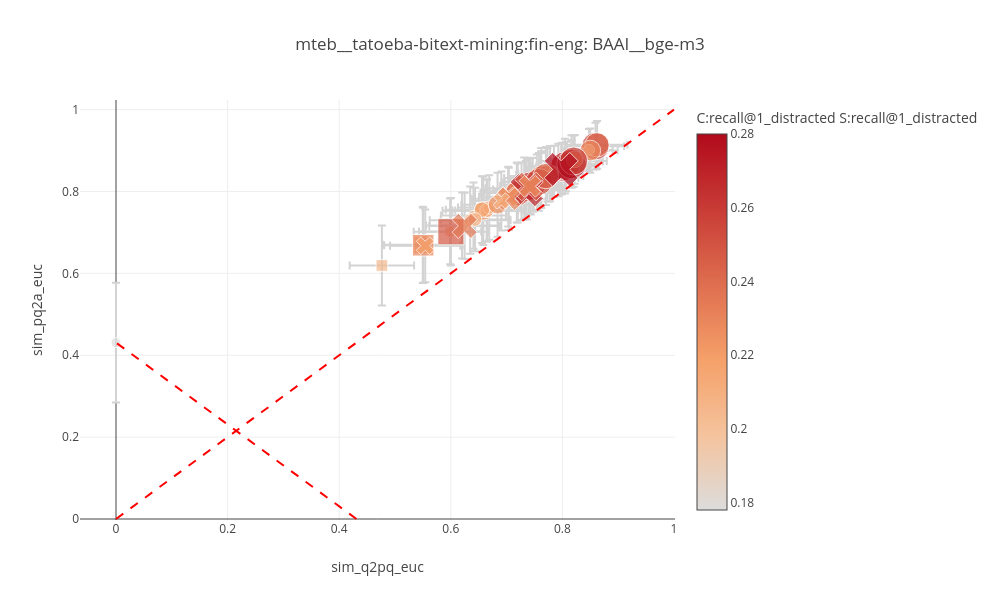
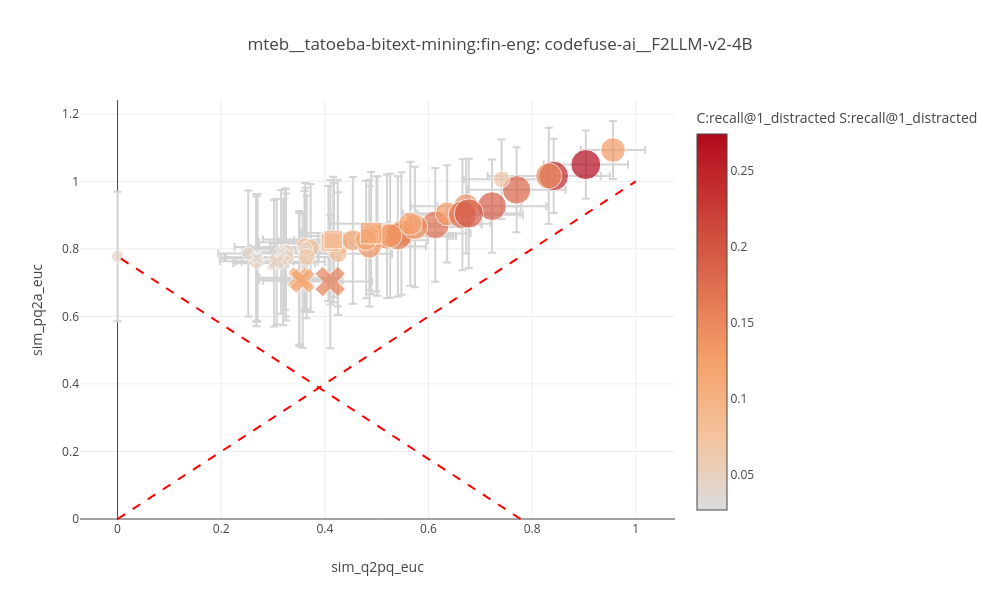
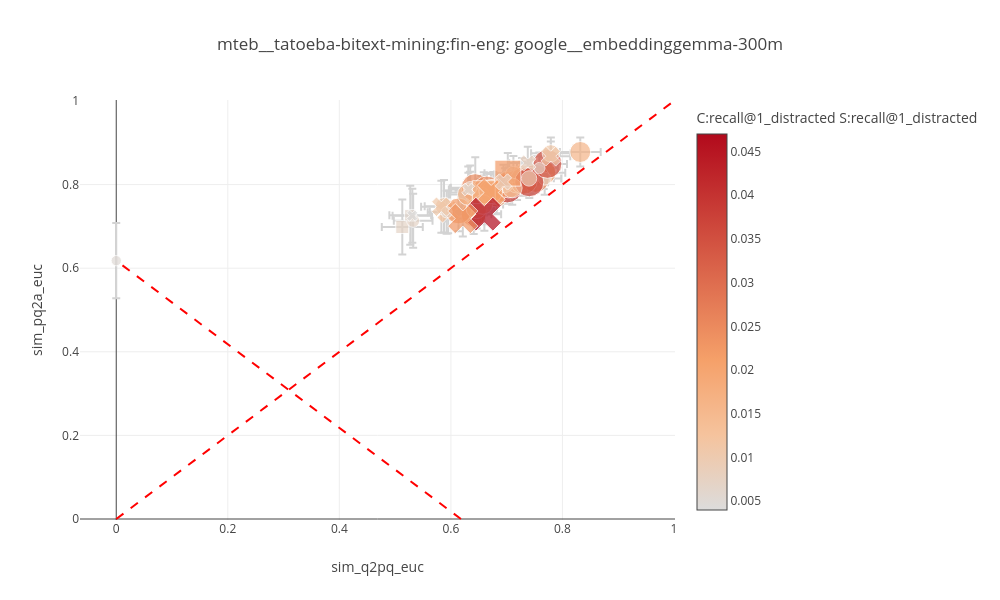
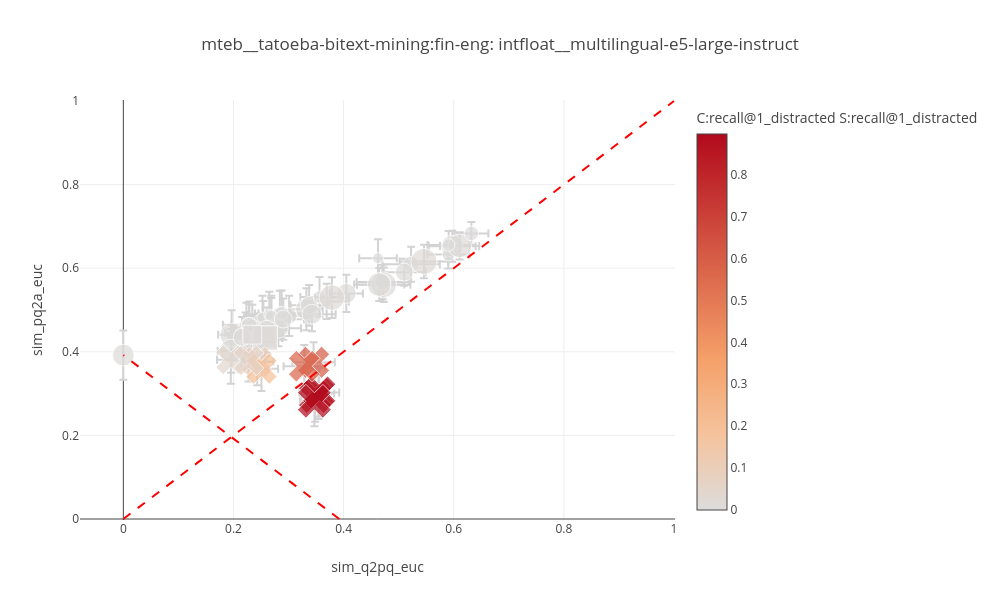

Notebook source saved alongside these figures, in order:
### Code cell
for m in dfs.keys():
    df = dfs[m]
    #print(df.columns)
    sim_QA = df["sim_q2a_euc"][0]["mean"]  # this is the max value we can have
    x = "sim_q2pq_euc"#"hard_neg_sim_change_mean"
    y = "sim_pq2a_euc"#"paraphrase_neg_sim_change_mean" 
    sizes=f"recall@1_distracted"
    colors = f"recall@1_distracted"
    x_min=None
    x_max = None
    y_min=None
    y_max = None
    plot(df, x=x, y=y, sizes=sizes, colors=colors, title=f"{dataset}: {m}", x_min=x_min, x_max = x_max, y_min= y_min, y_max = y_max, add_line=[((0,0), (1,1)), ((sim_QA, 0), (0, sim_QA))])

### Figure 1 — Plotly figure (JSON) as saved in the notebook; plotly's stock layout.template omitted (floating-point values rounded to 4 significant figures)
{"data": [{"error_x": {"array": [0.0, 0.05774, 0.05161, 0.0586, 0.05484, 0.05329, 0.05696, 0.05645, 0.05145, 0.0731, 0.05131, 0.05442, 0.06276, 0.06445, 0.06964, 0.06023, 0.05829, 0.05623, 0.07247, 0.0665, 0.05374, 0.04261, 0.0569, 0.0563, 0.0544, 0.05567, 0.06207, 0.05609, 0.05491, 0.065, 0.06039, 0.05231, 0.04709, 0.06496, 0.04906, 0.06475, 0.0613, 0.06147, 0.05084, 0.07154, 0.06989, 0.06659, 0.06707, 0.05921, 0.06037, 0.04937, 0.04795, 0.06331, 0.05232, 0.06667, 0.05211, 0.05331, 0.06299], "color": "lightgray", "type": "data", "visible": true}, "error_y": {"array": [0.1462, 0.09762, 0.06244, 0.06951, 0.06398, 0.06542, 0.07024, 0.06326, 0.06586, 0.08379, 0.05706, 0.05822, 0.06744, 0.08058, 0.07563, 0.07223, 0.08111, 0.07533, 0.08232, 0.07338, 0.0606, 0.05133, 0.06788, 0.06516, 0.06934, 0.08038, 0.0765, 0.07871, 0.06792, 0.07329, 0.06686, 0.06248, 0.05778, 0.08159, 0.05421, 0.0782, 0.07062, 0.07748, 0.05945, 0.0931, 0.09186, 0.0824, 0.07073, 0.06247, 0.07122, 0.06748, 0.06127, 0.08072, 0.07317, 0.07616, 0.07219, 0.06679, 0.08885], "color": "lightgray", "type": "data", "visible": true}, "hovertemplate": "<b>Prompt:</b> %{text}<br><b>X (distance):</b> %{x:.4f}<br><b>Y (score):</b> %{y:.4f}<br>", "marker": {"color": [0.178, 0.204, 0.253, 0.235, 0.228, 0.218, 0.218, 0.237, 0.218, 0.224, 0.258, 0.242, 0.241, 0.206, 0.258, 0.245, 0.201, 0.212, 0.207, 0.244, 0.234, 0.202, 0.214, 0.227, 0.261, 0.204, 0.211, 0.209, 0.225, 0.234, 0.268, 0.199, 0.271, 0.216, 0.228, 0.224, 0.253, 0.211, 0.218, 0.221, 0.229, 0.249, 0.245, 0.26, 0.27, 0.245, 0.28, 0.234, 0.222, 0.228, 0.212, 0.225, 0.217], "colorbar": {"title": {"text": "C:recall@1_distracted S:recall@1_distracted"}}, "showscale": true, "size": [10.0, 11.73, 26.73, 23.08, 20.77, 16.73, 16.73, 23.46, 16.73, 18.65, 27.5, 24.23, 23.85, 12.31, 27.5, 25.38, 10.77, 14.42, 12.69, 24.62, 22.31, 11.15, 15.0, 20.0, 28.46, 11.73, 13.65, 13.08, 19.42, 22.31, 28.85, 10.38, 29.62, 15.38, 20.77, 18.65, 26.73, 13.65, 16.73, 17.69, 21.54, 26.15, 25.38, 28.08, 29.23, 25.38, 30.0, 22.31, 18.08, 20.77, 14.42, 19.42, 15.77], "symbol": ["circle", "square", "circle", "circle", "circle", "circle", "circle", "circle", "x", "circle", "circle", "circle", "circle", "circle", "circle", "circle", "circle", "circle", "circle", "circle", "circle", "circle", "circle", "circle", "circle", "circle", "circle", "circle", "circle", "circle", "circle", "circle", "circle", "circle", "circle", "circle", "circle", "circle", "circle", "square", "square", "square", "circle", "circle", "x", "x", "x", "x", "x", "x", "x", "x", "x"]}, "mode": "markers", "text": ["NO_PROMPT", "EMPTY", "Identify categories in user passages.", "Classify user passages.", "Retrieve text that are semantically similar to the given text.", "Retrieve text based on user query.", "Retrieve semantically similar text.", "Given a news summary, retrieve other semantically similar summaries.", "Retrieve parallel sentences.", "Retrieve the answer to the question.", "Identify the topic or theme of Reddit posts based on the titles.", "Identify the main and secondary category of Arxiv papers based on the titles.", "Given a question, retrieve the passage that best answers it.", "Retrieve.", "Find the most relevant passage that directly answers the question.", "Given a question, find a related document.", "Summarize the given paragraph into a short paragraph.", "Match the text to the short abstract.", "Retrieve a summary.", "Given the following brief summary, find the source document that contains the information it describes.", "Classify texts as entailment or contradiction.", "Determine whether the following two passages are contradictory, entailed, or neutral.", "Classify based on semantic similarity.", "Classify the following text into a meaningful cluster based on its content.", "Group documents related to the same topic.", "Cluster.", "Retrieve a similar passage.", "Represent this sentence for a natural language understanding task.", "Group passages based on semantic similarity.", "Retrieve duplicate questions from the forum.", "Retrieve the most relevant problem description for the given code implementation.", "Rerank products by relevance to the e-commerce query.", "Classify the sentiment of the given review as positive or negative.", "Generate a creative story based on the prompt.", "Extract all named entities from the text and categorise them as PERSON, LOCATION, or ORGANIZATION.", "Search for related information.", "Find documents related to the topic.", "Find something useful.", "Retrieve the passage that contains overlapping vocabulary with the source sentence.", "asdfjkl qpwoeiru zxcvbnm", "hgJKSbf oiawnef LKJHDS kdjfbs", "!!!! ??? ### @@@", "Given a question, retrieve Wikipedia passages that answer the question.", "Given a question, retrieve questions that are semantically equivalent to the given question.", "Retrieve the corresponding translation in Finnish.", "Given an English sentence, find its translation in Finnish.", "Retrieve parellel sentences in Finnish.", "Translate to Finnish.", "Find a sentence that has similar meaning.", "Retrieve the corresponding translation.", "Given an English sentence, find its translation.", "Retrieve parellel sentences.", "Translate."], "type": "scatter", "x": [0.0, 0.4765, 0.7991, 0.7345, 0.7927, 0.7617, 0.7268, 0.8163, 0.7469, 0.6583, 0.8594, 0.8622, 0.7542, 0.6202, 0.7316, 0.72, 0.6406, 0.6642, 0.6347, 0.7621, 0.8067, 0.8475, 0.7778, 0.7734, 0.7433, 0.5988, 0.665, 0.6689, 0.7618, 0.7182, 0.8045, 0.7848, 0.8165, 0.656, 0.85, 0.6838, 0.7579, 0.6435, 0.822, 0.5498, 0.5505, 0.6002, 0.7704, 0.8203, 0.736, 0.7401, 0.7979, 0.6248, 0.7029, 0.704, 0.6906, 0.7417, 0.5541], "y": [0.4309, 0.6194, 0.8568, 0.8047, 0.8525, 0.8289, 0.8005, 0.8742, 0.8162, 0.7529, 0.9108, 0.914, 0.8229, 0.7171, 0.8077, 0.7965, 0.7412, 0.7538, 0.7301, 0.833, 0.8611, 0.9017, 0.8433, 0.8407, 0.8133, 0.7025, 0.7535, 0.761, 0.8304, 0.7976, 0.8622, 0.8491, 0.8672, 0.7555, 0.9, 0.7678, 0.8236, 0.7316, 0.8787, 0.6699, 0.6687, 0.7017, 0.8378, 0.8743, 0.8031, 0.8122, 0.854, 0.716, 0.7875, 0.7821, 0.777, 0.8128, 0.6675]}], "layout": {"height": 600, "legend": {"title": {"text": "colors:recall@1_distracted, size:recall@1_distracted"}}, "shapes": [{"line": {"color": "Red", "dash": "dash", "width": 2}, "type": "line", "x0": 0, "x1": 1, "xref": "x", "xsizemode": "scaled", "y0": 0, "y1": 1, "yref": "y", "ysizemode": "scaled"}, {"line": {"color": "Red", "dash": "dash", "width": 2}, "type": "line", "x0": 0.4309, "x1": 0, "xref": "x", "xsizemode": "scaled", "y0": 0, "y1": 0.4309, "yref": "y", "ysizemode": "scaled"}], "title": {"text": "mteb__tatoeba-bitext-mining:fin-eng: BAAI__bge-m3"}, "width": 1000, "xaxis": {"range": [null, null], "title": {"text": "sim_q2pq_euc"}}, "yaxis": {"autorange": false, "range": [null, null], "title": {"text": "sim_pq2a_euc"}}}}

### Figure 2 — Plotly figure (JSON) as saved in the notebook; plotly's stock layout.template omitted (floating-point values rounded to 4 significant figures)
{"data": [{"error_x": {"array": [0.0, 0.131, 0.09449, 0.1065, 0.06078, 0.1446, 0.06491, 0.1044, 0.0679, 0.1365, 0.09082, 0.08137, 0.1331, 0.1363, 0.1334, 0.1063, 0.08423, 0.1087, 0.1162, 0.08946, 0.07683, 0.07892, 0.06399, 0.08558, 0.0784, 0.07976, 0.07077, 0.06723, 0.06482, 0.08316, 0.1052, 0.1168, 0.07285, 0.1178, 0.06218, 0.1161, 0.1044, 0.1549, 0.06345, 0.1377, 0.1358, 0.1356, 0.09923, 0.05786, 0.0783, 0.08083, 0.07633, 0.07685, 0.06978, 0.07894, 0.08026, 0.06348, 0.07931], "color": "lightgray", "type": "data", "visible": true}, "error_y": {"array": [0.1919, 0.1876, 0.126, 0.1401, 0.1877, 0.1875, 0.1796, 0.182, 0.1886, 0.177, 0.1099, 0.1013, 0.1828, 0.1897, 0.1813, 0.1782, 0.1891, 0.1782, 0.1895, 0.1684, 0.1695, 0.1704, 0.1789, 0.144, 0.1704, 0.1634, 0.1924, 0.1795, 0.1818, 0.1741, 0.1379, 0.1641, 0.1181, 0.1424, 0.08598, 0.1836, 0.1784, 0.1836, 0.1881, 0.1846, 0.1859, 0.1811, 0.1621, 0.1866, 0.1974, 0.1976, 0.1975, 0.1987, 0.1832, 0.1873, 0.1871, 0.1896, 0.1862], "color": "lightgray", "type": "data", "visible": true}, "hovertemplate": "<b>Prompt:</b> %{text}<br><b>X (distance):</b> %{x:.4f}<br><b>Y (score):</b> %{y:.4f}<br>", "marker": {"color": [0.041, 0.1, 0.186, 0.138, 0.033, 0.112, 0.027, 0.088, 0.03, 0.121, 0.249, 0.274, 0.142, 0.088, 0.154, 0.158, 0.052, 0.131, 0.085, 0.17, 0.038, 0.044, 0.041, 0.131, 0.1, 0.095, 0.047, 0.044, 0.067, 0.119, 0.192, 0.172, 0.066, 0.144, 0.133, 0.131, 0.141, 0.123, 0.051, 0.092, 0.089, 0.116, 0.194, 0.042, 0.11, 0.156, 0.096, 0.12, 0.029, 0.043, 0.043, 0.03, 0.047], "colorbar": {"title": {"text": "C:recall@1_distracted S:recall@1_distracted"}}, "showscale": true, "size": [12.5, 20.19, 28.46, 25.0, 11.54, 21.15, 10.0, 17.88, 10.96, 22.69, 29.62, 30.0, 25.77, 17.88, 26.54, 27.31, 16.15, 23.85, 17.31, 27.69, 11.92, 14.42, 12.5, 23.85, 20.19, 19.23, 15.19, 14.42, 16.92, 21.92, 28.85, 28.08, 16.54, 26.15, 24.62, 23.85, 25.38, 23.08, 15.77, 18.85, 18.46, 21.54, 29.23, 13.08, 20.77, 26.92, 19.62, 22.31, 10.38, 13.65, 13.65, 10.96, 15.19], "symbol": ["circle", "square", "circle", "circle", "circle", "circle", "circle", "circle", "x", "circle", "circle", "circle", "circle", "circle", "circle", "circle", "circle", "circle", "circle", "circle", "circle", "circle", "circle", "circle", "circle", "circle", "circle", "circle", "circle", "circle", "circle", "circle", "circle", "circle", "circle", "circle", "circle", "circle", "circle", "square", "square", "square", "circle", "circle", "x", "x", "x", "x", "x", "x", "x", "x", "x"]}, "mode": "markers", "text": ["NO_PROMPT", "EMPTY", "Identify categories in user passages.", "Classify user passages.", "Retrieve text that are semantically similar to the given text.", "Retrieve text based on user query.", "Retrieve semantically similar text.", "Given a news summary, retrieve other semantically similar summaries.", "Retrieve parallel sentences.", "Retrieve the answer to the question.", "Identify the topic or theme of Reddit posts based on the titles.", "Identify the main and secondary category of Arxiv papers based on the titles.", "Given a question, retrieve the passage that best answers it.", "Retrieve.", "Find the most relevant passage that directly answers the question.", "Given a question, find a related document.", "Summarize the given paragraph into a short paragraph.", "Match the text to the short abstract.", "Retrieve a summary.", "Given the following brief summary, find the source document that contains the information it describes.", "Classify texts as entailment or contradiction.", "Determine whether the following two passages are contradictory, entailed, or neutral.", "Classify based on semantic similarity.", "Classify the following text into a meaningful cluster based on its content.", "Group documents related to the same topic.", "Cluster.", "Retrieve a similar passage.", "Represent this sentence for a natural language understanding task.", "Group passages based on semantic similarity.", "Retrieve duplicate questions from the forum.", "Retrieve the most relevant problem description for the given code implementation.", "Rerank products by relevance to the e-commerce query.", "Classify the sentiment of the given review as positive or negative.", "Generate a creative story based on the prompt.", "Extract all named entities from the text and categorise them as PERSON, LOCATION, or ORGANIZATION.", "Search for related information.", "Find documents related to the topic.", "Find something useful.", "Retrieve the passage that contains overlapping vocabulary with the source sentence.", "asdfjkl qpwoeiru zxcvbnm", "hgJKSbf oiawnef LKJHDS kdjfbs", "!!!! ??? ### @@@", "Given a question, retrieve Wikipedia passages that answer the question.", "Given a question, retrieve questions that are semantically equivalent to the given question.", "Retrieve the corresponding translation in Finnish.", "Given an English sentence, find its translation in Finnish.", "Retrieve parellel sentences in Finnish.", "Translate to Finnish.", "Find a sentence that has similar meaning.", "Retrieve the corresponding translation.", "Given an English sentence, find its translation.", "Retrieve parellel sentences.", "Translate."], "type": "scatter", "x": [0.0, 0.4249, 0.77, 0.6727, 0.27, 0.454, 0.3233, 0.4254, 0.2675, 0.5014, 0.8416, 0.9035, 0.5199, 0.3622, 0.5477, 0.5408, 0.325, 0.4863, 0.3725, 0.613, 0.4176, 0.407, 0.3608, 0.636, 0.4995, 0.4863, 0.268, 0.3627, 0.3649, 0.4797, 0.7226, 0.6654, 0.741, 0.832, 0.956, 0.5261, 0.5738, 0.5648, 0.3249, 0.4107, 0.4162, 0.4893, 0.6778, 0.2522, 0.351, 0.4104, 0.3503, 0.3573, 0.3156, 0.3021, 0.3197, 0.2692, 0.3071], "y": [0.7777, 0.8169, 0.975, 0.9262, 0.775, 0.8253, 0.799, 0.7859, 0.7739, 0.838, 1.016, 1.05, 0.8371, 0.8057, 0.8459, 0.8372, 0.7893, 0.8073, 0.8023, 0.8712, 0.8261, 0.8159, 0.7925, 0.9038, 0.8443, 0.8414, 0.7634, 0.8014, 0.7763, 0.8279, 0.9267, 0.9011, 1.006, 1.016, 1.093, 0.8393, 0.8651, 0.8747, 0.7759, 0.8198, 0.8277, 0.8468, 0.9049, 0.7862, 0.7089, 0.7035, 0.7144, 0.7057, 0.7912, 0.7573, 0.761, 0.7732, 0.762]}], "layout": {"height": 600, "legend": {"title": {"text": "colors:recall@1_distracted, size:recall@1_distracted"}}, "shapes": [{"line": {"color": "Red", "dash": "dash", "width": 2}, "type": "line", "x0": 0, "x1": 1, "xref": "x", "xsizemode": "scaled", "y0": 0, "y1": 1, "yref": "y", "ysizemode": "scaled"}, {"line": {"color": "Red", "dash": "dash", "width": 2}, "type": "line", "x0": 0.7777, "x1": 0, "xref": "x", "xsizemode": "scaled", "y0": 0, "y1": 0.7777, "yref": "y", "ysizemode": "scaled"}], "title": {"text": "mteb__tatoeba-bitext-mining:fin-eng: codefuse-ai__F2LLM-v2-4B"}, "width": 1000, "xaxis": {"range": [null, null], "title": {"text": "sim_q2pq_euc"}}, "yaxis": {"autorange": false, "range": [null, null], "title": {"text": "sim_pq2a_euc"}}}}

### Figure 3 — Plotly figure (JSON) as saved in the notebook; plotly's stock layout.template omitted (floating-point values rounded to 4 significant figures)
{"data": [{"error_x": {"array": [0.0, 0.03674, 0.03073, 0.03043, 0.03365, 0.03253, 0.03179, 0.0387, 0.03296, 0.03561, 0.03426, 0.0366, 0.03255, 0.03471, 0.03356, 0.03361, 0.04372, 0.03472, 0.03461, 0.03292, 0.03203, 0.03559, 0.03748, 0.03018, 0.03087, 0.03735, 0.03054, 0.0333, 0.03436, 0.03127, 0.02965, 0.03367, 0.03498, 0.033, 0.03543, 0.03625, 0.03642, 0.03378, 0.03503, 0.03818, 0.04178, 0.03745, 0.0325, 0.03319, 0.03339, 0.03493, 0.03006, 0.03632, 0.03242, 0.03482, 0.0333, 0.03124, 0.0354], "color": "lightgray", "type": "data", "visible": true}, "error_y": {"array": [0.09021, 0.0659, 0.03965, 0.04095, 0.03715, 0.04596, 0.04729, 0.03857, 0.0514, 0.04954, 0.04012, 0.03464, 0.04027, 0.06459, 0.04792, 0.04065, 0.07281, 0.04168, 0.06274, 0.03409, 0.04327, 0.04119, 0.04507, 0.03632, 0.03952, 0.04721, 0.04864, 0.04168, 0.04391, 0.04837, 0.03838, 0.03817, 0.03388, 0.05178, 0.03773, 0.05388, 0.0473, 0.05139, 0.04019, 0.04747, 0.04813, 0.07071, 0.03789, 0.03755, 0.04543, 0.03514, 0.03939, 0.06201, 0.04111, 0.0551, 0.03895, 0.04298, 0.06467], "color": "lightgray", "type": "data", "visible": true}, "hovertemplate": "<b>Prompt:</b> %{text}<br><b>X (distance):</b> %{x:.4f}<br><b>Y (score):</b> %{y:.4f}<br>", "marker": {"color": [0.005, 0.007, 0.012, 0.017, 0.039, 0.017, 0.021, 0.02, 0.013, 0.007, 0.013, 0.016, 0.009, 0.007, 0.018, 0.012, 0.025, 0.025, 0.011, 0.025, 0.021, 0.023, 0.019, 0.024, 0.009, 0.011, 0.022, 0.019, 0.01, 0.016, 0.007, 0.037, 0.035, 0.017, 0.011, 0.007, 0.013, 0.006, 0.013, 0.018, 0.022, 0.006, 0.009, 0.006, 0.021, 0.011, 0.047, 0.011, 0.008, 0.006, 0.008, 0.023, 0.004], "colorbar": {"title": {"text": "C:recall@1_distracted S:recall@1_distracted"}}, "showscale": true, "size": [10.38, 13.08, 18.65, 21.92, 29.62, 21.92, 25.0, 24.23, 19.81, 13.08, 19.81, 20.96, 15.38, 13.08, 22.88, 18.65, 28.08, 28.08, 17.31, 28.08, 25.0, 26.73, 23.65, 27.31, 15.38, 17.31, 25.96, 23.65, 16.15, 20.96, 13.08, 29.23, 28.85, 21.92, 17.31, 13.08, 19.81, 11.35, 19.81, 22.88, 25.96, 11.35, 15.38, 11.35, 25.0, 17.31, 30.0, 17.31, 14.42, 11.35, 14.42, 26.73, 10.0], "symbol": ["circle", "square", "circle", "circle", "circle", "circle", "circle", "circle", "x", "circle", "circle", "circle", "circle", "circle", "circle", "circle", "circle", "circle", "circle", "circle", "circle", "circle", "circle", "circle", "circle", "circle", "circle", "circle", "circle", "circle", "circle", "circle", "circle", "circle", "circle", "circle", "circle", "circle", "circle", "square", "square", "square", "circle", "circle", "x", "x", "x", "x", "x", "x", "x", "x", "x"]}, "mode": "markers", "text": ["NO_PROMPT", "EMPTY", "Identify categories in user passages.", "Classify user passages.", "Retrieve text that are semantically similar to the given text.", "Retrieve text based on user query.", "Retrieve semantically similar text.", "Given a news summary, retrieve other semantically similar summaries.", "Retrieve parallel sentences.", "Retrieve the answer to the question.", "Identify the topic or theme of Reddit posts based on the titles.", "Identify the main and secondary category of Arxiv papers based on the titles.", "Given a question, retrieve the passage that best answers it.", "Retrieve.", "Find the most relevant passage that directly answers the question.", "Given a question, find a related document.", "Summarize the given paragraph into a short paragraph.", "Match the text to the short abstract.", "Retrieve a summary.", "Given the following brief summary, find the source document that contains the information it describes.", "Classify texts as entailment or contradiction.", "Determine whether the following two passages are contradictory, entailed, or neutral.", "Classify based on semantic similarity.", "Classify the following text into a meaningful cluster based on its content.", "Group documents related to the same topic.", "Cluster.", "Retrieve a similar passage.", "Represent this sentence for a natural language understanding task.", "Group passages based on semantic similarity.", "Retrieve duplicate questions from the forum.", "Retrieve the most relevant problem description for the given code implementation.", "Rerank products by relevance to the e-commerce query.", "Classify the sentiment of the given review as positive or negative.", "Generate a creative story based on the prompt.", "Extract all named entities from the text and categorise them as PERSON, LOCATION, or ORGANIZATION.", "Search for related information.", "Find documents related to the topic.", "Find something useful.", "Retrieve the passage that contains overlapping vocabulary with the source sentence.", "asdfjkl qpwoeiru zxcvbnm", "hgJKSbf oiawnef LKJHDS kdjfbs", "!!!! ??? ### @@@", "Given a question, retrieve Wikipedia passages that answer the question.", "Given a question, retrieve questions that are semantically equivalent to the given question.", "Retrieve the corresponding translation in Finnish.", "Given an English sentence, find its translation in Finnish.", "Retrieve parellel sentences in Finnish.", "Translate to Finnish.", "Find a sentence that has similar meaning.", "Retrieve the corresponding translation.", "Given an English sentence, find its translation.", "Retrieve parellel sentences.", "Translate."], "type": "scatter", "x": [0.0, 0.5129, 0.6761, 0.682, 0.701, 0.6495, 0.6409, 0.7664, 0.5951, 0.6343, 0.7277, 0.832, 0.7281, 0.5324, 0.6589, 0.7426, 0.6437, 0.6645, 0.5876, 0.7517, 0.6775, 0.7036, 0.7186, 0.7305, 0.6972, 0.6546, 0.6137, 0.6716, 0.7121, 0.646, 0.7681, 0.7406, 0.7732, 0.6314, 0.7792, 0.6346, 0.6572, 0.5923, 0.7099, 0.6589, 0.702, 0.5271, 0.7401, 0.7586, 0.6722, 0.7791, 0.66, 0.5829, 0.6942, 0.6311, 0.7379, 0.6214, 0.5308], "y": [0.618, 0.6987, 0.7908, 0.7726, 0.7915, 0.7681, 0.7289, 0.8283, 0.7348, 0.7813, 0.8234, 0.8781, 0.8144, 0.7134, 0.7738, 0.8185, 0.7925, 0.7869, 0.7481, 0.8149, 0.7823, 0.8001, 0.808, 0.8095, 0.7995, 0.7731, 0.7369, 0.7839, 0.8244, 0.7435, 0.8143, 0.8059, 0.8495, 0.7765, 0.8749, 0.7915, 0.7525, 0.7339, 0.7919, 0.782, 0.8274, 0.7266, 0.8148, 0.8395, 0.781, 0.8679, 0.7293, 0.7471, 0.8063, 0.7882, 0.8517, 0.7188, 0.7257]}], "layout": {"height": 600, "legend": {"title": {"text": "colors:recall@1_distracted, size:recall@1_distracted"}}, "shapes": [{"line": {"color": "Red", "dash": "dash", "width": 2}, "type": "line", "x0": 0, "x1": 1, "xref": "x", "xsizemode": "scaled", "y0": 0, "y1": 1, "yref": "y", "ysizemode": "scaled"}, {"line": {"color": "Red", "dash": "dash", "width": 2}, "type": "line", "x0": 0.618, "x1": 0, "xref": "x", "xsizemode": "scaled", "y0": 0, "y1": 0.618, "yref": "y", "ysizemode": "scaled"}], "title": {"text": "mteb__tatoeba-bitext-mining:fin-eng: google__embeddinggemma-300m"}, "width": 1000, "xaxis": {"range": [null, null], "title": {"text": "sim_q2pq_euc"}}, "yaxis": {"autorange": false, "range": [null, null], "title": {"text": "sim_pq2a_euc"}}}}

### Figure 4 — Plotly figure (JSON) as saved in the notebook; plotly's stock layout.template omitted (floating-point values rounded to 4 significant figures)
{"data": [{"error_x": {"array": [0.0, 0.03673, 0.0521, 0.04856, 0.02811, 0.03406, 0.02443, 0.03288, 0.03855, 0.04265, 0.04725, 0.04254, 0.03366, 0.03824, 0.03996, 0.0295, 0.02457, 0.04272, 0.04504, 0.03011, 0.03802, 0.03558, 0.04561, 0.0442, 0.03386, 0.04302, 0.03303, 0.02473, 0.04117, 0.0366, 0.04043, 0.03901, 0.03086, 0.03475, 0.03829, 0.04221, 0.03103, 0.03934, 0.03987, 0.03216, 0.03072, 0.03934, 0.03417, 0.03766, 0.02865, 0.0251, 0.03606, 0.02609, 0.02496, 0.02954, 0.03015, 0.03761, 0.03009], "color": "lightgray", "type": "data", "visible": true}, "error_y": {"array": [0.05894, 0.0483, 0.04176, 0.04119, 0.05721, 0.05415, 0.05905, 0.05262, 0.04782, 0.0527, 0.04113, 0.03692, 0.05216, 0.05376, 0.05439, 0.05006, 0.05233, 0.04816, 0.05424, 0.04451, 0.03369, 0.03276, 0.03955, 0.03986, 0.04877, 0.04087, 0.05723, 0.04849, 0.043, 0.04815, 0.04235, 0.03237, 0.02762, 0.04762, 0.03351, 0.05467, 0.04871, 0.04947, 0.05442, 0.04462, 0.04486, 0.04657, 0.04525, 0.04914, 0.06121, 0.06027, 0.05727, 0.05995, 0.05728, 0.05611, 0.05319, 0.05062, 0.05025], "color": "lightgray", "type": "data", "visible": true}, "hovertemplate": "<b>Prompt:</b> %{text}<br><b>X (distance):</b> %{x:.4f}<br><b>Y (score):</b> %{y:.4f}<br>", "marker": {"color": [0.009, 0.005, 0.005, 0.013, 0.009, 0.009, 0.01, 0.004, 0.608, 0.0, 0.005, 0.009, 0.001, 0.005, 0.001, 0.009, 0.01, 0.011, 0.003, 0.008, 0.002, 0.01, 0.01, 0.018, 0.006, 0.008, 0.005, 0.006, 0.008, 0.005, 0.001, 0.006, 0.004, 0.002, 0.002, 0.003, 0.013, 0.002, 0.008, 0.009, 0.011, 0.007, 0.001, 0.006, 0.869, 0.877, 0.872, 0.897, 0.037, 0.098, 0.199, 0.578, 0.058], "colorbar": {"title": {"text": "C:recall@1_distracted S:recall@1_distracted"}}, "showscale": true, "size": [21.73, 15.96, 15.96, 25.58, 21.73, 21.73, 23.65, 14.42, 28.46, 10.0, 15.96, 21.73, 10.96, 15.96, 10.96, 21.73, 23.65, 24.81, 13.65, 19.81, 12.5, 23.65, 23.65, 26.15, 17.88, 19.81, 15.96, 17.88, 19.81, 15.96, 10.96, 17.88, 14.42, 12.5, 12.5, 13.65, 25.58, 12.5, 19.81, 21.73, 24.81, 18.85, 10.96, 17.88, 28.85, 29.62, 29.23, 30.0, 26.54, 27.31, 27.69, 28.08, 26.92], "symbol": ["circle", "square", "circle", "circle", "circle", "circle", "circle", "circle", "x", "circle", "circle", "circle", "circle", "circle", "circle", "circle", "circle", "circle", "circle", "circle", "circle", "circle", "circle", "circle", "circle", "circle", "circle", "circle", "circle", "circle", "circle", "circle", "circle", "circle", "circle", "circle", "circle", "circle", "circle", "square", "square", "square", "circle", "circle", "x", "x", "x", "x", "x", "x", "x", "x", "x"]}, "mode": "markers", "text": ["NO_PROMPT", "EMPTY", "Identify categories in user passages.", "Classify user passages.", "Retrieve text that are semantically similar to the given text.", "Retrieve text based on user query.", "Retrieve semantically similar text.", "Given a news summary, retrieve other semantically similar summaries.", "Retrieve parallel sentences.", "Retrieve the answer to the question.", "Identify the topic or theme of Reddit posts based on the titles.", "Identify the main and secondary category of Arxiv papers based on the titles.", "Given a question, retrieve the passage that best answers it.", "Retrieve.", "Find the most relevant passage that directly answers the question.", "Given a question, find a related document.", "Summarize the given paragraph into a short paragraph.", "Match the text to the short abstract.", "Retrieve a summary.", "Given the following brief summary, find the source document that contains the information it describes.", "Classify texts as entailment or contradiction.", "Determine whether the following two passages are contradictory, entailed, or neutral.", "Classify based on semantic similarity.", "Classify the following text into a meaningful cluster based on its content.", "Group documents related to the same topic.", "Cluster.", "Retrieve a similar passage.", "Represent this sentence for a natural language understanding task.", "Group passages based on semantic similarity.", "Retrieve duplicate questions from the forum.", "Retrieve the most relevant problem description for the given code implementation.", "Rerank products by relevance to the e-commerce query.", "Classify the sentiment of the given review as positive or negative.", "Generate a creative story based on the prompt.", "Extract all named entities from the text and categorise them as PERSON, LOCATION, or ORGANIZATION.", "Search for related information.", "Find documents related to the topic.", "Find something useful.", "Retrieve the passage that contains overlapping vocabulary with the source sentence.", "asdfjkl qpwoeiru zxcvbnm", "hgJKSbf oiawnef LKJHDS kdjfbs", "!!!! ??? ### @@@", "Given a question, retrieve Wikipedia passages that answer the question.", "Given a question, retrieve questions that are semantically equivalent to the given question.", "Retrieve the corresponding translation in Finnish.", "Given an English sentence, find its translation in Finnish.", "Retrieve parellel sentences in Finnish.", "Translate to Finnish.", "Find a sentence that has similar meaning.", "Retrieve the corresponding translation.", "Given an English sentence, find its translation.", "Retrieve parellel sentences.", "Translate."], "type": "scatter", "x": [0.0, 0.2219, 0.5226, 0.4728, 0.2286, 0.2543, 0.1967, 0.2688, 0.3455, 0.2235, 0.4709, 0.5973, 0.2527, 0.2342, 0.2651, 0.3324, 0.1959, 0.2376, 0.2842, 0.405, 0.5901, 0.6107, 0.4647, 0.5459, 0.3374, 0.3426, 0.2285, 0.2157, 0.2815, 0.3011, 0.3693, 0.5102, 0.632, 0.3562, 0.5908, 0.2876, 0.3787, 0.2687, 0.2606, 0.2575, 0.2574, 0.2341, 0.4625, 0.2904, 0.3543, 0.3484, 0.3559, 0.347, 0.1952, 0.2431, 0.2509, 0.3286, 0.2275], "y": [0.3921, 0.4456, 0.6093, 0.5603, 0.4567, 0.4672, 0.4405, 0.4762, 0.3749, 0.4649, 0.5669, 0.6526, 0.4819, 0.4586, 0.4893, 0.5019, 0.4022, 0.432, 0.4918, 0.5396, 0.6327, 0.6534, 0.561, 0.6161, 0.5111, 0.4898, 0.4631, 0.4347, 0.4561, 0.4858, 0.5205, 0.5904, 0.6831, 0.5313, 0.6555, 0.4919, 0.5297, 0.4844, 0.4517, 0.4345, 0.4329, 0.4409, 0.6239, 0.4781, 0.3003, 0.2927, 0.3027, 0.2816, 0.3811, 0.3759, 0.3596, 0.3655, 0.3793]}], "layout": {"height": 600, "legend": {"title": {"text": "colors:recall@1_distracted, size:recall@1_distracted"}}, "shapes": [{"line": {"color": "Red", "dash": "dash", "width": 2}, "type": "line", "x0": 0, "x1": 1, "xref": "x", "xsizemode": "scaled", "y0": 0, "y1": 1, "yref": "y", "ysizemode": "scaled"}, {"line": {"color": "Red", "dash": "dash", "width": 2}, "type": "line", "x0": 0.3921, "x1": 0, "xref": "x", "xsizemode": "scaled", "y0": 0, "y1": 0.3921, "yref": "y", "ysizemode": "scaled"}], "title": {"text": "mteb__tatoeba-bitext-mining:fin-eng: intfloat__multilingual-e5-large-instruct"}, "width": 1000, "xaxis": {"range": [null, null], "title": {"text": "sim_q2pq_euc"}}, "yaxis": {"autorange": false, "range": [null, null], "title": {"text": "sim_pq2a_euc"}}}}
